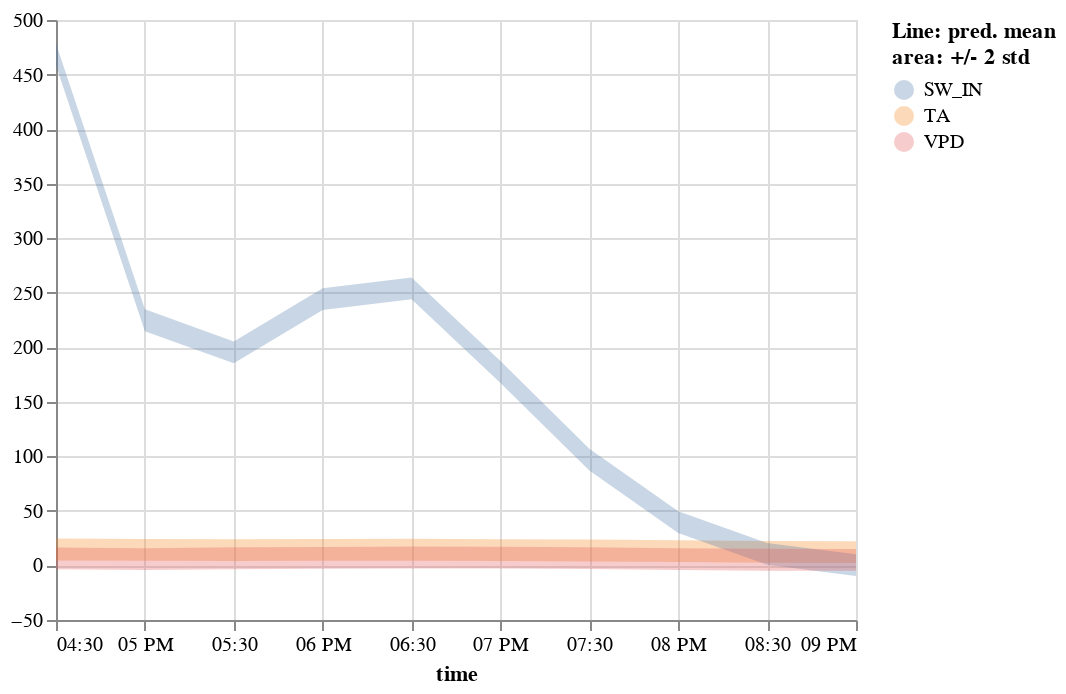

This figure's notebook cell:
### Code cell
plot_error(m_df.tidy().assign(std=5))

### Figure 1 — Vega-Lite specification as saved in the notebook (floating-point values rounded to 4 significant figures)
{"config": {"view": {"continuousWidth": 400, "continuousHeight": 300}}, "data": {"name": "data-3e9fa0af9a02d4afccf35c1ba0bd0673"}, "mark": "errorband", "encoding": {"color": {"field": "variable", "legend": {"title": ["Line: pred. mean", "area: +/- 2 std"]}, "type": "nominal"}, "x": {"field": "time", "type": "temporal"}, "y": {"field": "err_low", "scale": {"zero": false}, "title": "", "type": "quantitative"}, "y2": {"field": "err_high"}}, "params": [{"name": "param_57", "select": {"type": "interval"}, "bind": "scales"}], "$schema": "https://vega.github.io/schema/vega-lite/v5.2.0.json", "datasets": {"data-3e9fa0af9a02d4afccf35c1ba0bd0673": [{"time": "2000-06-15T16:30:00", "variable": "TA", "value": 14.65, "is_present": false, "std": 5, "err_low": 4.65, "err_high": 24.65}, {"time": "2000-06-15T17:00:00", "variable": "TA", "value": 14.22, "is_present": false, "std": 5, "err_low": 4.22, "err_high": 24.22}, {"time": "2000-06-15T17:30:00", "variable": "TA", "value": 14.11, "is_present": false, "std": 5, "err_low": 4.11, "err_high": 24.11}, {"time": "2000-06-15T18:00:00", "variable": "TA", "value": 14.23, "is_present": false, "std": 5, "err_low": 4.23, "err_high": 24.23}, {"time": "2000-06-15T18:30:00", "variable": "TA", "value": 14.4, "is_present": false, "std": 5, "err_low": 4.4, "err_high": 24.4}, {"time": "2000-06-15T19:00:00", "variable": "TA", "value": 14.09, "is_present": true, "std": 5, "err_low": 4.09, "err_high": 24.09}, {"time": "2000-06-15T19:30:00", "variable": "TA", "value": 13.71, "is_present": true, "std": 5, "err_low": 3.71, "err_high": 23.71}, {"time": "2000-06-15T20:00:00", "variable": "TA", "value": 13.08, "is_present": true, "std": 5, "err_low": 3.08, "err_high": 23.08}, {"time": "2000-06-15T20:30:00", "variable": "TA", "value": 12.41, "is_present": true, "std": 5, "err_low": 2.41, "err_high": 22.41}, {"time": "2000-06-15T21:00:00", "variable": "TA", "value": 12.27, "is_present": true, "std": 5, "err_low": 2.27, "err_high": 22.27}, {"time": "2000-06-15T16:30:00", "variable": "SW_IN", "value": 468.2, "is_present": true, "std": 5, "err_low": 458.2, "err_high": 478.2}, {"time": "2000-06-15T17:00:00", "variable": "SW_IN", "value": 224.8, "is_present": true, "std": 5, "err_low": 214.8, "err_high": 234.8}, {"time": "2000-06-15T17:30:00", "variable": "SW_IN", "value": 195.3, "is_present": true, "std": 5, "err_low": 185.3, "err_high": 205.3}, {"time": "2000-06-15T18:00:00", "variable": "SW_IN", "value": 244.2, "is_present": true, "std": 5, "err_low": 234.2, "err_high": 254.2}, {"time": "2000-06-15T18:30:00", "variable": "SW_IN", "value": 253.9, "is_present": true, "std": 5, "err_low": 243.9, "err_high": 263.9}, {"time": "2000-06-15T19:00:00", "variable": "SW_IN", "value": 177.3, "is_present": true, "std": 5, "err_low": 167.3, "err_high": 187.3}, {"time": "2000-06-15T19:30:00", "variable": "SW_IN", "value": 97.07, "is_present": true, "std": 5, "err_low": 87.07, "err_high": 107.1}, {"time": "2000-06-15T20:00:00", "variable": "SW_IN", "value": 39.71, "is_present": true, "std": 5, "err_low": 29.71, "err_high": 49.71}, {"time": "2000-06-15T20:30:00", "variable": "SW_IN", "value": 10.65, "is_present": true, "std": 5, "err_low": 0.65, "err_high": 20.65}, {"time": "2000-06-15T21:00:00", "variable": "SW_IN", "value": 0.32, "is_present": true, "std": 5, "err_low": -9.68, "err_high": 10.32}, {"time": "2000-06-15T16:30:00", "variable": "VPD", "value": 6.454, "is_present": false, "std": 5, "err_low": -3.546, "err_high": 16.45}, {"time": "2000-06-15T17:00:00", "variable": "VPD", "value": 5.799, "is_present": false, "std": 5, "err_low": -4.201, "err_high": 15.8}, {"time": "2000-06-15T17:30:00", "variable": "VPD", "value": 6.577, "is_present": false, "std": 5, "err_low": -3.423, "err_high": 16.58}, {"time": "2000-06-15T18:00:00", "variable": "VPD", "value": 6.931, "is_present": false, "std": 5, "err_low": -3.069, "err_high": 16.93}, {"time": "2000-06-15T18:30:00", "variable": "VPD", "value": 7.286, "is_present": false, "std": 5, "err_low": -2.714, "err_high": 17.29}, {"time": "2000-06-15T19:00:00", "variable": "VPD", "value": 7.251, "is_present": true, "std": 5, "err_low": -2.749, "err_high": 17.25}, {"time": "2000-06-15T19:30:00", "variable": "VPD", "value": 6.683, "is_present": true, "std": 5, "err_low": -3.317, "err_high": 16.68}, {"time": "2000-06-15T20:00:00", "variable": "VPD", "value": 5.851, "is_present": true, "std": 5, "err_low": -4.149, "err_high": 15.85}, {"time": "2000-06-15T20:30:00", "variable": "VPD", "value": 5.254, "is_present": true, "std": 5, "err_low": -4.746, "err_high": 15.25}, {"time": "2000-06-15T21:00:00", "variable": "VPD", "value": 5.164, "is_present": true, "std": 5, "err_low": -4.836, "err_high": 15.16}]}}
